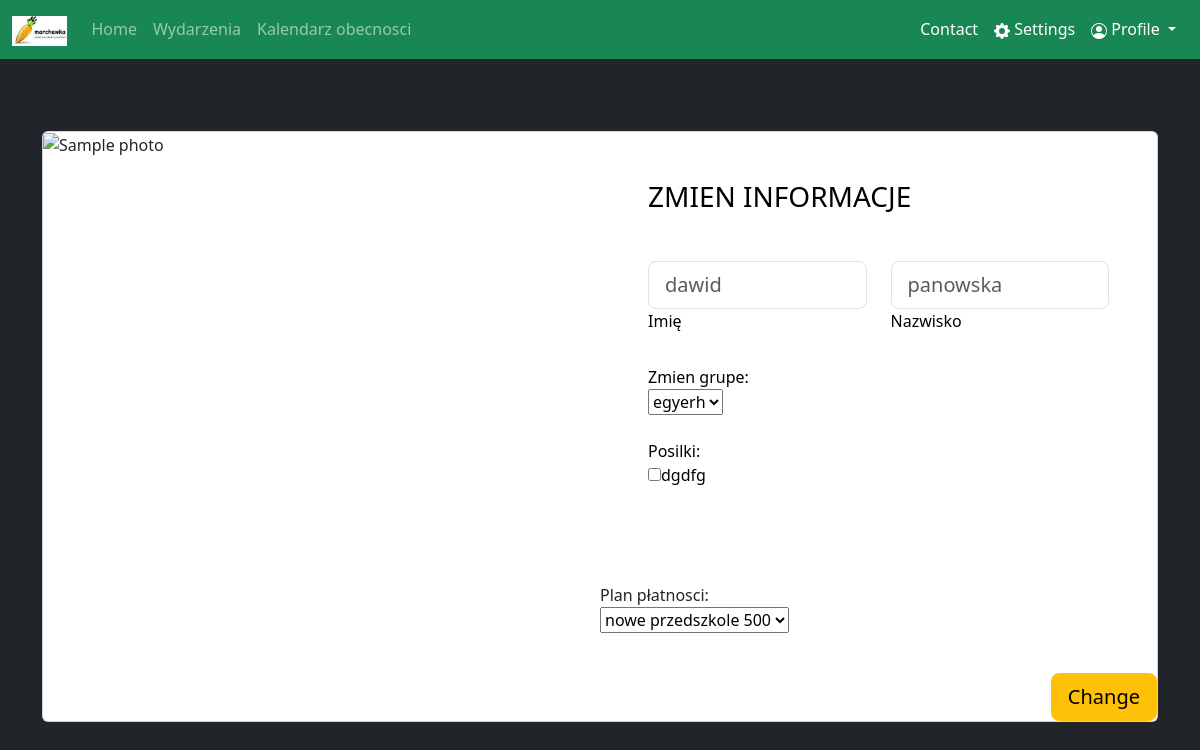
Screenshot of /change/info/?kid_id=1 (signed in) with the database file from the repository.
### director/models.py (models this page shows)
class Kid(models.Model):
    gender_choices = ((1, 'Chłopiec'), (2, 'Dziewczynka'))
    first_name = models.CharField(max_length=128)
    last_name = models.CharField(max_length=128, default='cos')
    group = models.ForeignKey(Groups, on_delete=models.CASCADE)
    gender = models.IntegerField(choices=gender_choices, default=1)
    start = models.DateField(default=timezone.now)
    end = models.DateField(null=True)
    payment_plan = models.ForeignKey(PaymentPlan, on_delete=models.CASCADE)
    parents = models.ManyToManyField(ParentA)
    amount = models.DecimalField(max_digits=20, decimal_places=2, null=True)
    kid_meals = models.ManyToManyField(Meals)

class Meals(models.Model):
    name = models.CharField(max_length=128)
    description = models.TextField(null=True)

### director/views.py (the view, shortened to what this page needs)
# urls.py: path('change/info/', views.ChangeInfo.as_view(), name='change_info'),
class ChangeInfo(PermissionRequiredMixin, View):
    permission_required = "director.is_director"
    def get(self, request):
        user = Director.objects.get(user=request.user.id)
        plans = user.payment_plan.all()
        groups = user.groups.all()
        meals = user.meals.all()
        kid_id = request.GET.get('kid_id')
        kid = user.kids.get(id=int(kid_id))
        return render(request, 'change_payment.html', {"plans": plans, "groups": groups, 'kid': kid, 'meals': meals})

### director/templates/change_payment.html (shortened to what this page needs)
{% extends "base.html" %}
{% block content %}
    <form method="post" action="#">
        <section class="h-100 bg-dark">
            <div class="container py-5 h-100">
                <div class="row d-flex justify-content-center align-items-center h-100">
                    <div class="col">
                        <div class="card card-registration my-4">
                            <div class="row g-0">
                                <div class="col-xl-6 d-none d-xl-block">
                                    <img src="https://mdbcdn.b-cdn.net/img/Photos/new-templates/bootstrap-registration/img4.webp"
                                         alt="Sample photo" class="img-fluid"
                                         style="border-top-left-radius: .25rem; border-bottom-left-radius: .25rem;"/>
                                </div>
                                <div class="col-xl-6">
                                    <div class="card-body p-md-5 text-black">
                                        <h3 class="mb-5 text-uppercase">Zmien informacje</h3>
                                        <div class="row">
                                            <div class="col-md-6 mb-4">
                                                <div class="form-outline">
                                                    <input type="text" id="form3Example1m"
                                                           class="form-control form-control-lg" name="first_name"
                                                           placeholder="{{ kid.first_name }}"/>
                                                    <label class="form-label" for="form3Example1m">Imię</label>
                                                </div>
                                            </div>
                                            <div class="col-md-6 mb-4">
                                                <div class="form-outline">
                                                    <input type="text" id="form3Example1n"
                                                           class="form-control form-control-lg" name="last_name"
                                                           placeholder="{{ kid.last_name }}"/>
                                                    <label class="form-label" for="form3Example1n">Nazwisko</label>
                                                </div>
                                            </div>
                                        </div>
                                        <div class="row">
                                            <div class="col-md-6 mb-4">
                                                <label class="mr-2">Zmien grupe:</label><br>
                                                <select class="select ml-3" name="group">
                                                    {% for group in groups %}
                                                        {% if group.name == kid.group.name %}
                                                            <option value="{{ group.id }}">{{ group.name }}</option>
                                                        {% else %}
                                                            <option value="{{ group.id }}">{{ group.name }}</option>
                                                        {% endif %}
                                                    {% endfor %}
                                                </select>
                                            </div>
                                        </div>
                                        <div class="row">
                                            <div class="col-md-6 mb-4">
                                                 <label class="mr-2">Posilki:</label><br>
                                                    {% for meal in meals %}
                                                        <input type="checkbox" name="meals" value="{{ meal.id }}">{{ meal.name }}
                                                    {% endfor %}
                                            </div>
                                        </div>
                                    </div>
                                    <div class="row">
                                        <div class="col-md-6 mb-4">
                                            <label class="mr-2">Plan płatnosci:</label><br>
                                            <select class="select ml-3" name="plan">
                                                {% for plan in plans %}
                                                    {% if plan.name == kid.payment_plan.name %}
                                                        <option value="{{ plan.id }}">{{ plan.name }}</option>
                                                    {% else %}
                                                        <option value="{{ plan.id }}">{{ plan.name }}</option>
                                                    {% endif %}
                                                {% endfor %}
                                            </select>
                                        </div>
                                    </div>
                                    <div class="d-flex justify-content-end pt-3">
                                        <button type="submit" class="btn btn-warning btn-lg ms-2">Change
                                        </button>
                                    </div>
                                </div>
                            </div>
                        </div>
                    </div>
                </div>
            </div>
        </section>
    </form>
{% endblock %}

### rows the page displays
Kid: first_name "dawid", last_name "panowska"
Meals: name "dgdfg"

### other values shown
form field group "egyerh"
form field plan "nowe przedszkole 500"
